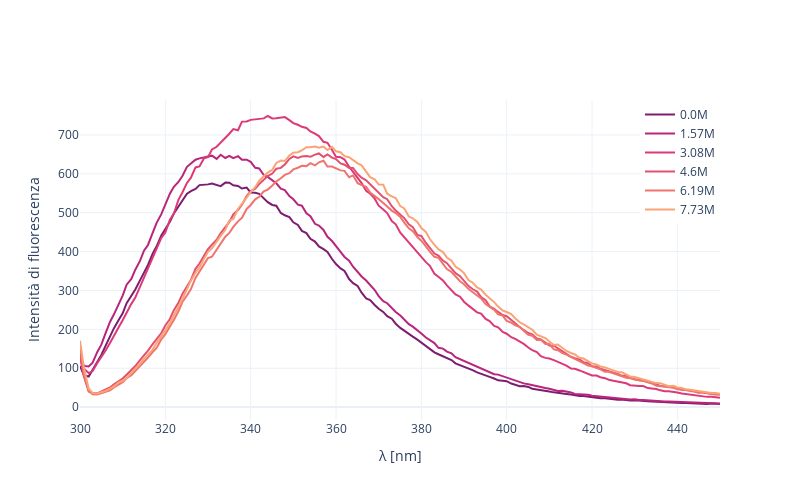

Here is the notebook cell this chart was saved with:
### Code cell
file = 'data/GuHCl5.csv'
data = read(file)
fig = plottiamo(data)

fig.write_html('./html/fluorescenza.html')
fig.write_image('./images/fluorescenza.png')
fig.show()

### Figure 1 — Plotly figure (JSON) as saved in the notebook; plotly's stock layout.template omitted (floating-point values rounded to 4 significant figures; data arrays with more than 128 entries replaced by an {"elided": "..."} marker saying what was removed)
{"data": [{"line": {"color": "rgb(124, 29, 111)"}, "mode": "lines", "name": "0.0M", "type": "scatter", "x": {"elided": "151 float values"}, "y": {"elided": "151 float values"}}, {"line": {"color": "rgb(185, 37, 122)"}, "mode": "lines", "name": "1.57M", "type": "scatter", "x": {"elided": "151 float values"}, "y": {"elided": "151 float values"}}, {"line": {"color": "rgb(220, 57, 119)"}, "mode": "lines", "name": "3.08M", "type": "scatter", "x": {"elided": "151 float values"}, "y": {"elided": "151 float values"}}, {"line": {"color": "rgb(227, 79, 111)"}, "mode": "lines", "name": "4.6M", "type": "scatter", "x": {"elided": "151 float values"}, "y": {"elided": "151 float values"}}, {"line": {"color": "rgb(240, 116, 110)"}, "mode": "lines", "name": "6.19M", "type": "scatter", "x": {"elided": "151 float values"}, "y": {"elided": "151 float values"}}, {"line": {"color": "rgb(250, 164, 118)"}, "mode": "lines", "name": "7.73M", "type": "scatter", "x": {"elided": "151 float values"}, "y": {"elided": "151 float values"}}], "layout": {"height": 500, "legend": {"x": 1, "xanchor": "right", "y": 1, "yanchor": "top"}, "width": 800, "xaxis": {"title": {"text": "λ [nm]"}}, "yaxis": {"title": {"text": "Intensità di fluorescenza"}}}}
